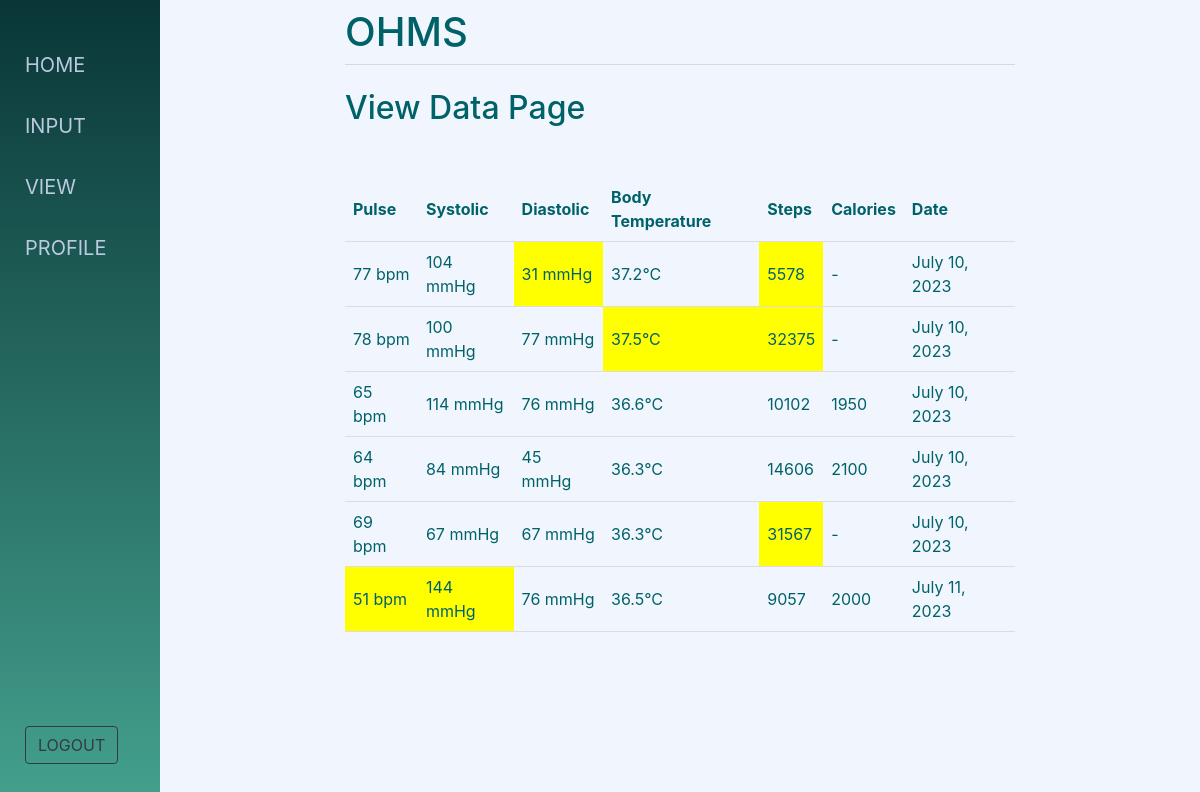
Before: /patients/view/ (signed in) with the older database file.
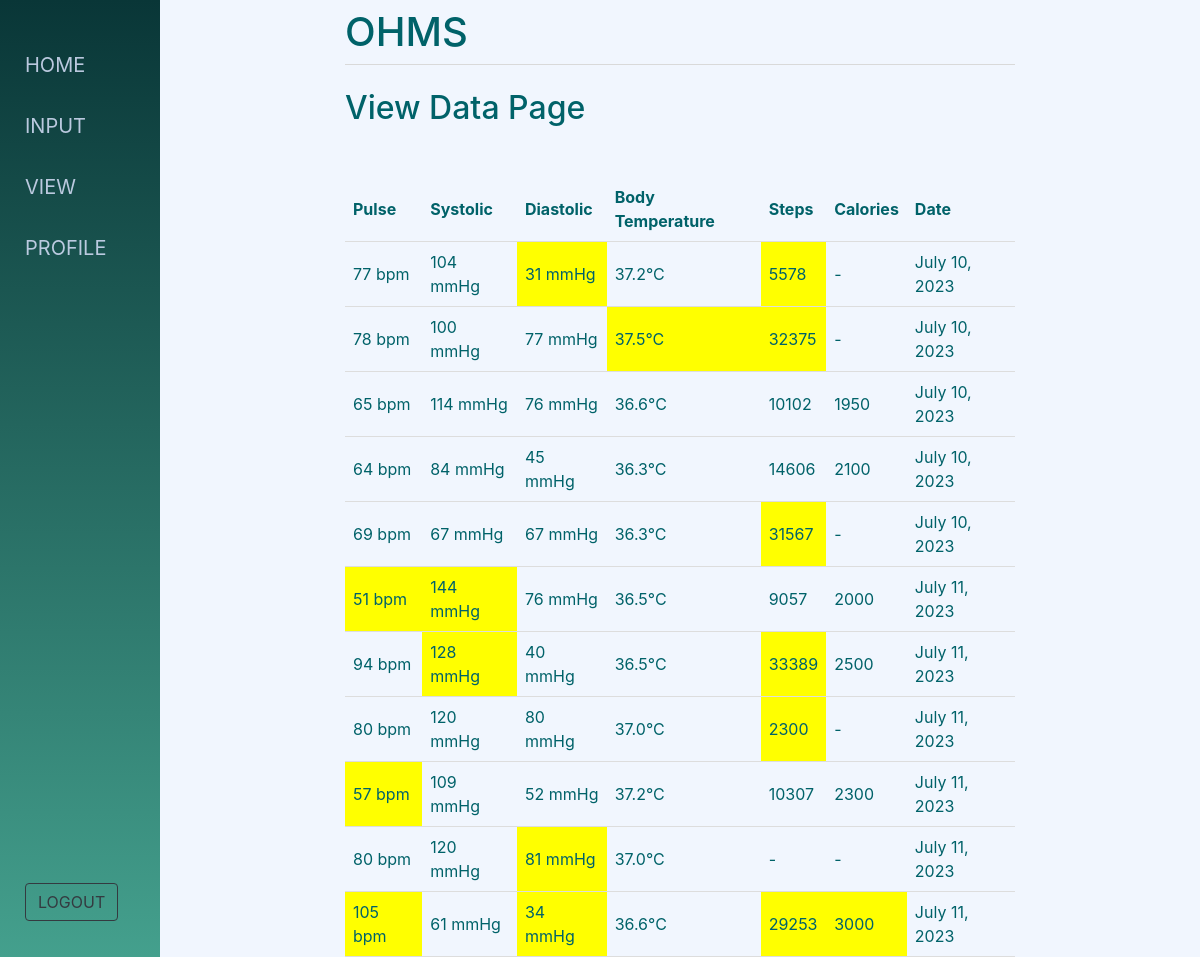
After: the same page with the newer database file.
### ohms_app/models.py (models this page shows)
class HealthMetric(models.Model):
    patient = models.ForeignKey(Patient, on_delete=models.CASCADE, related_name='metrics')
    pulse = models.IntegerField(null=True, default=80)
    systolic = models.IntegerField(null=True, default=120)
    diastolic = models.IntegerField(null=True, default=80)
    body_temperature = models.FloatField(null=True, default=37)
    steps = models.IntegerField(null=True, default=0)
    calories = models.IntegerField(null=True, default=0)
    date = models.DateField(auto_now_add=True)

### ohms_app/views.py (the view)
# urls.py: path('patients/view/', views.patient_view, name="view"),
def patient_view(request):
    patient = Patient.objects.get(user=request.user)
    health_metrics = HealthMetric.objects.filter(patient=patient)
    for m in health_metrics:
        m.pulse_in_range = isInRange(m.pulse, 60, 100)
        m.systolic_in_range = isInRange(m.systolic, 60, 120)
        m.diastolic_in_range = isInRange(m.diastolic, 40, 80)
        m.body_in_range = isInRange(m.body_temperature, 36.1, 37.2)
        m.steps_in_range = isInRange(m.steps, 7500, 25000)
        m.calories_in_range = isInRange(m.calories, 1750, 2700)
    return render(request, "ohms_app/patients/view.html", {'health_metrics': health_metrics})

### ohms_app/utils.py (called while the page is built)
def isInRange (field_value, min_value, max_value):
        if field_value >0:
            if field_value < min_value or field_value > max_value:
                return False
            return True
        return True

### ohms_app/templates/ohms_app/patients/view.html (shortened to what this page needs)
{% extends 'ohms_app/base.html' %}
{% block content %}
<h2>View Data Page</h2>
    <table style="margin-top: 50px;">
        <thead>
            <tr>
                <th>Pulse</th>
                <th>Systolic</th>
                <th>Diastolic</th>
                <th>Body Temperature</th>
                <th>Steps</th>
                <th>Calories</th>
                <th>Date</th>
            </tr>
        </thead>
        <tbody>
            {% for m in health_metrics %}
                <tr>
                    <td {% if not m.pulse_in_range %}class="highlight-y" {% endif %}>{% if m.pulse == 0 %}-{% else %}{{ m.pulse }} bpm{% endif %}</td>
                    <td {% if not m.systolic_in_range %}class="highlight-y" {% endif %}>{% if m.systolic == 0 %}-{% else %}{{ m.systolic }} mmHg{% endif %}</td>
                    <td {% if not m.diastolic_in_range %}class="highlight-y" {% endif %}>{% if m.diastolic == 0 %}-{% else %}{{ m.diastolic }} mmHg{% endif %}</td>
                    <td {% if not m.body_in_range %}class="highlight-y" {% endif %}>{% if m.body_temperature == 0 %}-{% else %}{{ m.body_temperature }}&deg;C{% endif %}</td>
                    <td {% if not m.steps_in_range %}class="highlight-y" {% endif %}>{% if m.steps == 0 %}-{% else %}{{ m.steps }}{% endif %}</td>
                    <td {% if not m.calories_in_range %}class="highlight-y" {% endif %}>{% if m.calories == 0 %}-{% else %}{{ m.calories }}{% endif %}</td>
                    <td>{{ m.date }}</td>
                </tr>
            {% endfor %}
        </tbody>
    </table>
{% endblock %}

Changed rows visible on the page:
added HealthMetric: pulse "94", systolic "128", diastolic "40", body_temperature "36.5", steps "33389", calories "2500", date "July 11, 2023"
added HealthMetric: pulse "80", systolic "120", diastolic "80", body_temperature "37.0", steps "2300", date "July 11, 2023"
added HealthMetric: pulse "57", systolic "109", diastolic "52", body_temperature "37.2", steps "10307", calories "2300", date "July 11, 2023"
added HealthMetric: pulse "80", systolic "120", diastolic "81", body_temperature "37.0", date "July 11, 2023"
added HealthMetric: pulse "105", systolic "61", diastolic "34", body_temperature "36.6", steps "29253", calories "3000", date "July 11, 2023"
